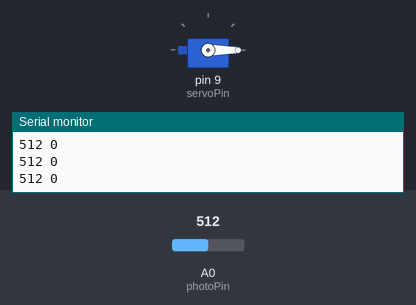
A sketch run on a simulated Arduino Uno, built with avr-gcc and run on an emulated ATmega328P. Parts: servo, the last lines printed to the serial monitor. The inputs (shaded band) are chosen by the test bench; at power-on: A0 (photoPin) = 512.

Above: at 1.2 s.
1.3 s: A0 (photoPin) set to 444
At 1.9 s:
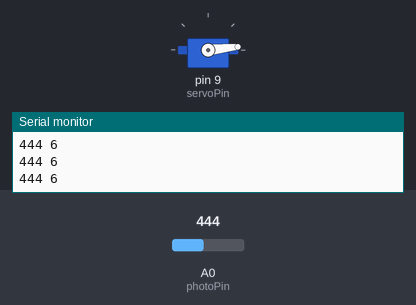
2.8 s: A0 (photoPin) set to 427
At 4.2 s:
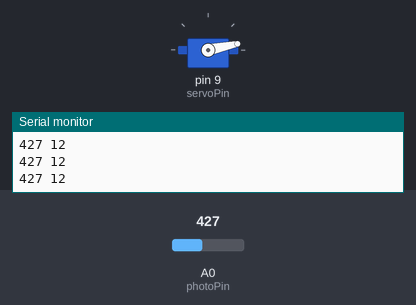
5.8 s: A0 (photoPin) set to 306
At 6.7 s:
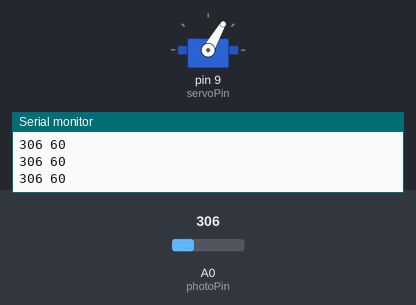
7.3 s: A0 (photoPin) set to 170
At 7.7 s:
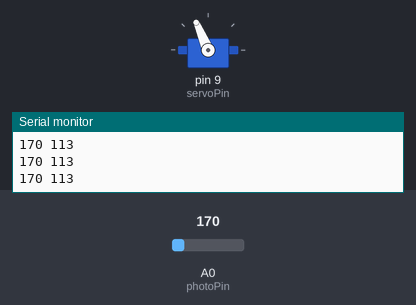
8.8 s: A0 (photoPin) set to 122
At 10.0 s:
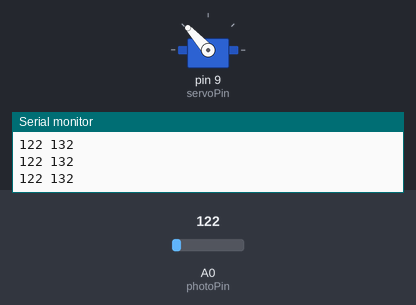
10.3 s: A0 (photoPin) set to 511
At 11.3 s:
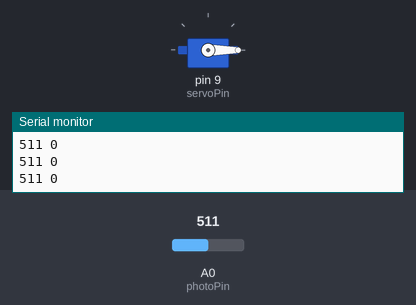
Timing chart, 0 to 12.8 s (numbered marks = the images above; inputs shaded):
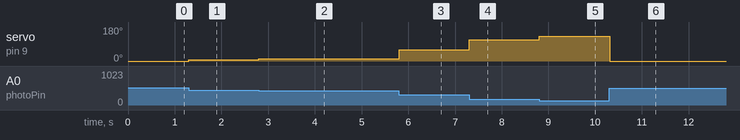

Measured:
- after the input at 1.3 s, servo on pin 9 (servoPin): 0° → 6° at once
- after the input at 2.8 s, servo on pin 9 (servoPin): 6° → 12° at once
- after the input at 5.8 s, servo on pin 9 (servoPin): 12° → 60° at once
- after the input at 7.3 s, servo on pin 9 (servoPin): 60° → 113° at once
- after the input at 8.8 s, servo on pin 9 (servoPin): 113° → 132° at once
- after the input at 10.3 s, servo on pin 9 (servoPin): 132° → 0° at once

The sketch:

30-understanding_and_using_servos_homework.ino
```cpp
#include <Servo.h>

int photoPin = A0;
int servoPin = 9;
int photoValue = 0;
int servoPos = 0;
Servo servo;

void setup() {
  pinMode(photoPin, INPUT);
  servo.attach(servoPin);
  Serial.begin(9600);
}

void loop() {
  photoValue = analogRead(photoPin);
  //servoPos = 180.0/460.0 * photoValue;
  servoPos = -180.0/460.0 * photoValue + 180;

  if (servoPos < 0) {
    servoPos = 0;
  } else if (servoPos > 180) {
    servoPos = 180;
  }

  servo.write(servoPos);
  Serial.print(photoValue);
  Serial.print(" ");
  Serial.println(servoPos);
}
```
